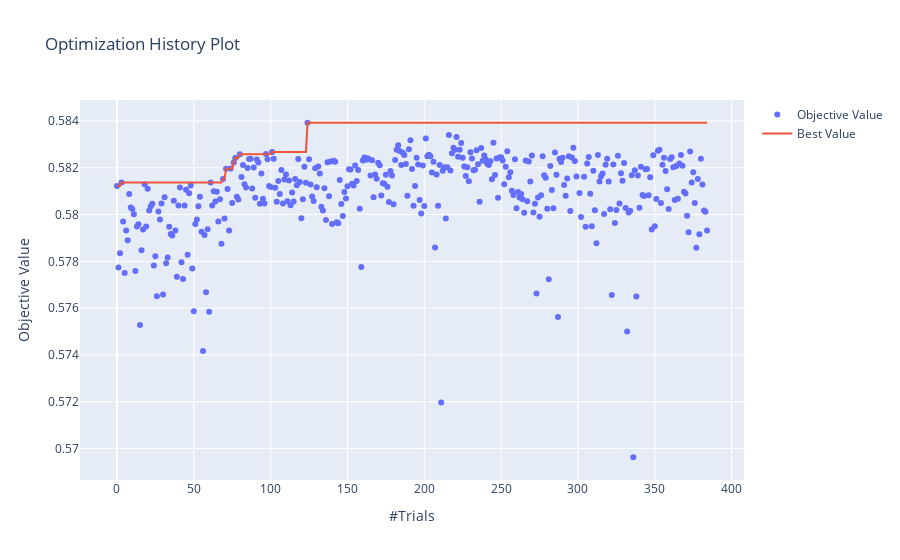

The notebook cell saved with this chart:
### Code cell
plot_optimization_history(study_XGB_gpu)

### Figure 1 — Plotly figure (JSON) as saved in the notebook; plotly's stock layout.template omitted (floating-point values rounded to 4 significant figures; data arrays with more than 128 entries replaced by an {"elided": "..."} marker saying what was removed)
{"data": [{"mode": "markers", "name": "Objective Value", "type": "scatter", "x": {"elided": "383 int values"}, "y": {"elided": "383 float values"}}, {"name": "Best Value", "type": "scatter", "x": {"elided": "383 int values"}, "y": {"elided": "383 float values"}}], "layout": {"title": {"text": "Optimization History Plot"}, "xaxis": {"title": {"text": "#Trials"}}, "yaxis": {"title": {"text": "Objective Value"}}}}
